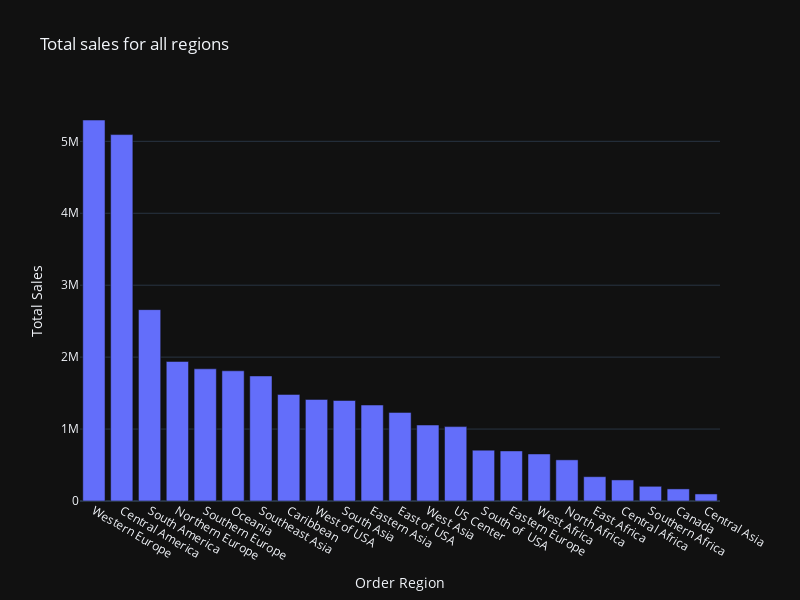

The notebook cell saved with this chart:
### Markdown cell above
### 5. Sales by Region

### Code cell
region = df.groupby('Order Region')

region_sales_per_customer = region['Sales per customer'].sum().sort_values(ascending=False).reset_index()

fig = px.bar(
    region_sales_per_customer,
    x='Order Region',
    y='Sales per customer',
    title="Total sales for all regions",
    labels={'Sales per customer': 'Total Sales'},
    template='plotly_dark',
    width=800,
    height=600
)
fig.show()

### Figure 1 — Plotly figure (JSON) as saved in the notebook; plotly's stock layout.template omitted (floating-point values rounded to 4 significant figures)
{"data": [{"hovertemplate": "Order Region=%{x}<br>Total Sales=%{y}<extra></extra>", "legendgroup": "", "marker": {"color": "#636efa", "pattern": {"shape": ""}}, "name": "", "orientation": "v", "showlegend": false, "textposition": "auto", "type": "bar", "x": ["Western Europe", "Central America", "South America", "Northern Europe", "Southern Europe", "Oceania", "Southeast Asia", "Caribbean", "West of USA ", "South Asia", "Eastern Asia", "East of USA", "West Asia", "US Center ", "South of  USA ", "Eastern Europe", "West Africa", "North Africa", "East Africa", "Central Africa", "Southern Africa", "Canada", "Central Asia"], "xaxis": "x", "y": [5296000.0, 5094000.0, 2660000.0, 1939000.0, 1838000.0, 1810000.0, 1739000.0, 1482000.0, 1412000.0, 1397000.0, 1334000.0, 1232000.0, 1056000.0, 1034000.0, 706900.0, 696300.0, 654200.0, 572200.0, 338100.0, 292900.0, 204300.0, 168300.0, 97950.0], "yaxis": "y"}], "layout": {"barmode": "relative", "height": 600, "legend": {"tracegroupgap": 0}, "title": {"text": "Total sales for all regions"}, "width": 800, "xaxis": {"anchor": "y", "domain": [0, 1], "title": {"text": "Order Region"}}, "yaxis": {"anchor": "x", "domain": [0, 1], "title": {"text": "Total Sales"}}}}
